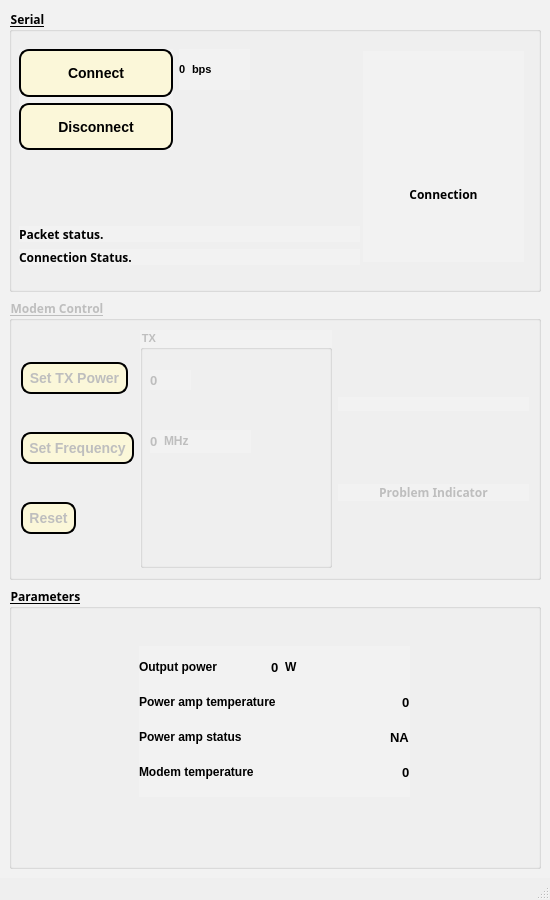
<?xml version="1.0" encoding="UTF-8"?>
<ui version="4.0">
 <class>MainWindow</class>
 <widget class="QMainWindow" name="MainWindow">
  <property name="geometry">
   <rect>
    <x>0</x>
    <y>0</y>
    <width>550</width>
    <height>900</height>
   </rect>
  </property>
  <property name="sizePolicy">
   <sizepolicy hsizetype="Preferred" vsizetype="Preferred">
    <horstretch>0</horstretch>
    <verstretch>0</verstretch>
   </sizepolicy>
  </property>
  <property name="minimumSize">
   <size>
    <width>550</width>
    <height>900</height>
   </size>
  </property>
  <property name="maximumSize">
   <size>
    <width>550</width>
    <height>900</height>
   </size>
  </property>
  <property name="font">
   <font>
    <family>Playfair Display ExtraBold</family>
    <pointsize>9</pointsize>
    <weight>75</weight>
    <bold>true</bold>
   </font>
  </property>
  <property name="windowTitle">
   <string>Pardanik Radio Configuration</string>
  </property>
  <property name="windowIcon">
   <iconset resource="../build-PardanikGUI-Desktop_Qt_5_12_12_MinGW_32_bit-Debug/debug/qmake_qmake_immediate.qrc">
    <normaloff>:/Resources/logo.ico</normaloff>:/Resources/logo.ico</iconset>
  </property>
  <widget class="QWidget" name="centralwidget">
   <property name="sizePolicy">
    <sizepolicy hsizetype="Preferred" vsizetype="Preferred">
     <horstretch>0</horstretch>
     <verstretch>0</verstretch>
    </sizepolicy>
   </property>
   <property name="styleSheet">
    <string notr="true">background-color: rgb(242, 242, 242);</string>
   </property>
   <layout class="QVBoxLayout" name="verticalLayout_4">
    <item>
     <widget class="QGroupBox" name="groupBox">
      <property name="sizePolicy">
       <sizepolicy hsizetype="Preferred" vsizetype="Preferred">
        <horstretch>0</horstretch>
        <verstretch>0</verstretch>
       </sizepolicy>
      </property>
      <property name="font">
       <font>
        <family>Playfair Display ExtraBold</family>
        <pointsize>9</pointsize>
        <weight>75</weight>
        <bold>true</bold>
        <underline>true</underline>
       </font>
      </property>
      <property name="styleSheet">
       <string notr="true"/>
      </property>
      <property name="title">
       <string>Serial</string>
      </property>
      <property name="alignment">
       <set>Qt::AlignLeading|Qt::AlignLeft|Qt::AlignVCenter</set>
      </property>
      <widget class="QGroupBox" name="groupBox_7">
       <property name="geometry">
        <rect>
         <x>540</x>
         <y>450</y>
         <width>371</width>
         <height>61</height>
        </rect>
       </property>
       <property name="font">
        <font>
         <family>MS Shell Dlg 2</family>
         <pointsize>8</pointsize>
         <weight>75</weight>
         <bold>true</bold>
        </font>
       </property>
       <property name="title">
        <string>Ethernet Status</string>
       </property>
      </widget>
      <widget class="QWidget" name="layoutWidget">
       <property name="geometry">
        <rect>
         <x>354</x>
         <y>42</y>
         <width>161</width>
         <height>211</height>
        </rect>
       </property>
       <layout class="QVBoxLayout" name="verticalLayout_2">
        <item>
         <widget class="QLabel" name="connLED">
          <property name="sizePolicy">
           <sizepolicy hsizetype="Minimum" vsizetype="Maximum">
            <horstretch>0</horstretch>
            <verstretch>0</verstretch>
           </sizepolicy>
          </property>
          <property name="font">
           <font>
            <family>MS Shell Dlg 2</family>
            <pointsize>8</pointsize>
            <weight>75</weight>
            <bold>true</bold>
           </font>
          </property>
          <property name="text">
           <string/>
          </property>
          <property name="pixmap">
           <pixmap resource="../build-PardanikGUI-Desktop_Qt_5_12_12_MinGW_32_bit-Debug/debug/qmake_qmake_immediate.qrc">:/Resources/red.png</pixmap>
          </property>
          <property name="alignment">
           <set>Qt::AlignCenter</set>
          </property>
         </widget>
        </item>
        <item>
         <widget class="QLabel" name="label_8">
          <property name="sizePolicy">
           <sizepolicy hsizetype="Preferred" vsizetype="Maximum">
            <horstretch>0</horstretch>
            <verstretch>0</verstretch>
           </sizepolicy>
          </property>
          <property name="font">
           <font>
            <family>Playfair Display ExtraBold</family>
            <pointsize>9</pointsize>
            <weight>75</weight>
            <bold>true</bold>
           </font>
          </property>
          <property name="text">
           <string>Connection</string>
          </property>
          <property name="alignment">
           <set>Qt::AlignCenter</set>
          </property>
         </widget>
        </item>
       </layout>
      </widget>
      <widget class="QLabel" name="procIndicator">
       <property name="geometry">
        <rect>
         <x>10</x>
         <y>217</y>
         <width>341</width>
         <height>16</height>
        </rect>
       </property>
       <property name="sizePolicy">
        <sizepolicy hsizetype="Preferred" vsizetype="Maximum">
         <horstretch>0</horstretch>
         <verstretch>0</verstretch>
        </sizepolicy>
       </property>
       <property name="font">
        <font>
         <family>Playfair Display ExtraBold</family>
         <pointsize>9</pointsize>
         <weight>75</weight>
         <bold>true</bold>
        </font>
       </property>
       <property name="text">
        <string>Packet status.</string>
       </property>
      </widget>
      <widget class="QLabel" name="indicator">
       <property name="geometry">
        <rect>
         <x>10</x>
         <y>240</y>
         <width>341</width>
         <height>16</height>
        </rect>
       </property>
       <property name="sizePolicy">
        <sizepolicy hsizetype="Preferred" vsizetype="Maximum">
         <horstretch>0</horstretch>
         <verstretch>0</verstretch>
        </sizepolicy>
       </property>
       <property name="font">
        <font>
         <family>Playfair Display ExtraBold</family>
         <pointsize>9</pointsize>
         <weight>75</weight>
         <bold>true</bold>
        </font>
       </property>
       <property name="text">
        <string>Connection Status.</string>
       </property>
      </widget>
      <widget class="QWidget" name="layoutWidget">
       <property name="geometry">
        <rect>
         <x>170</x>
         <y>40</y>
         <width>71</width>
         <height>41</height>
        </rect>
       </property>
       <layout class="QHBoxLayout" name="horizontalLayout_4">
        <item>
         <widget class="QLabel" name="baudDis">
          <property name="sizePolicy">
           <sizepolicy hsizetype="Maximum" vsizetype="Maximum">
            <horstretch>0</horstretch>
            <verstretch>0</verstretch>
           </sizepolicy>
          </property>
          <property name="font">
           <font>
            <family>MS Shell Dlg 2</family>
            <pointsize>8</pointsize>
            <weight>75</weight>
            <bold>true</bold>
           </font>
          </property>
          <property name="text">
           <string>0</string>
          </property>
         </widget>
        </item>
        <item>
         <widget class="QLabel" name="label_4">
          <property name="sizePolicy">
           <sizepolicy hsizetype="Minimum" vsizetype="Maximum">
            <horstretch>0</horstretch>
            <verstretch>0</verstretch>
           </sizepolicy>
          </property>
          <property name="font">
           <font>
            <family>MS Shell Dlg 2</family>
            <pointsize>8</pointsize>
            <weight>75</weight>
            <bold>true</bold>
           </font>
          </property>
          <property name="text">
           <string>bps</string>
          </property>
         </widget>
        </item>
       </layout>
      </widget>
      <widget class="QWidget" name="layoutWidget">
       <property name="geometry">
        <rect>
         <x>10</x>
         <y>40</y>
         <width>154</width>
         <height>101</height>
        </rect>
       </property>
       <layout class="QVBoxLayout" name="verticalLayout_3">
        <item>
         <widget class="QPushButton" name="connBut">
          <property name="sizePolicy">
           <sizepolicy hsizetype="Preferred" vsizetype="Preferred">
            <horstretch>0</horstretch>
            <verstretch>0</verstretch>
           </sizepolicy>
          </property>
          <property name="font">
           <font>
            <family>MS Shell Dlg 2</family>
            <pointsize>-1</pointsize>
            <weight>75</weight>
            <italic>false</italic>
            <bold>true</bold>
           </font>
          </property>
          <property name="cursor">
           <cursorShape>PointingHandCursor</cursorShape>
          </property>
          <property name="styleSheet">
           <string notr="true">    background-color: #fbf7d9;
    border-style: outset;
    border-width: 2px;
    border-radius: 10px;
    border-color: black;
    font: bold 14px;
    min-width: 8em;
	min-height: 1.75em;
    padding: 6px;</string>
          </property>
          <property name="text">
           <string>Connect</string>
          </property>
         </widget>
        </item>
        <item>
         <widget class="QPushButton" name="disconnButt">
          <property name="sizePolicy">
           <sizepolicy hsizetype="Preferred" vsizetype="Preferred">
            <horstretch>0</horstretch>
            <verstretch>0</verstretch>
           </sizepolicy>
          </property>
          <property name="font">
           <font>
            <family>MS Shell Dlg 2</family>
            <pointsize>-1</pointsize>
            <weight>75</weight>
            <italic>false</italic>
            <bold>true</bold>
           </font>
          </property>
          <property name="cursor">
           <cursorShape>PointingHandCursor</cursorShape>
          </property>
          <property name="styleSheet">
           <string notr="true">    background-color: #fbf7d9;
    border-style: outset;
    border-width: 2px;
    border-radius: 10px;
    border-color: black;
    font: bold 14px;
    min-width: 8em;
	min-height: 1.75em;
    padding: 6px;</string>
          </property>
          <property name="text">
           <string>Disconnect</string>
          </property>
         </widget>
        </item>
       </layout>
      </widget>
     </widget>
    </item>
    <item>
     <widget class="QGroupBox" name="configBox">
      <property name="enabled">
       <bool>false</bool>
      </property>
      <property name="font">
       <font>
        <family>Playfair Display ExtraBold</family>
        <pointsize>9</pointsize>
        <weight>75</weight>
        <bold>true</bold>
        <underline>true</underline>
       </font>
      </property>
      <property name="styleSheet">
       <string notr="true"/>
      </property>
      <property name="title">
       <string>Modem Control</string>
      </property>
      <layout class="QHBoxLayout" name="horizontalLayout">
       <item>
        <layout class="QVBoxLayout" name="verticalLayout_6">
         <item>
          <widget class="QPushButton" name="setTxModal">
           <property name="sizePolicy">
            <sizepolicy hsizetype="Maximum" vsizetype="Maximum">
             <horstretch>0</horstretch>
             <verstretch>0</verstretch>
            </sizepolicy>
           </property>
           <property name="font">
            <font>
             <family>MS Shell Dlg 2</family>
             <pointsize>-1</pointsize>
             <weight>75</weight>
             <italic>false</italic>
             <bold>true</bold>
            </font>
           </property>
           <property name="cursor">
            <cursorShape>PointingHandCursor</cursorShape>
           </property>
           <property name="styleSheet">
            <string notr="true">    background-color: #fbf7d9;
    border-style: outset;
    border-width: 2px;
    border-radius: 10px;
    border-color: black;
    font: bold 14px;
    min-width: 8em;
	min-height: 1.75em;
    padding: 6px;</string>
           </property>
           <property name="text">
            <string>Set TX Power</string>
           </property>
          </widget>
         </item>
         <item>
          <widget class="QPushButton" name="setHzModal">
           <property name="sizePolicy">
            <sizepolicy hsizetype="Maximum" vsizetype="Maximum">
             <horstretch>0</horstretch>
             <verstretch>0</verstretch>
            </sizepolicy>
           </property>
           <property name="font">
            <font>
             <family>MS Shell Dlg 2</family>
             <pointsize>-1</pointsize>
             <weight>75</weight>
             <italic>false</italic>
             <bold>true</bold>
            </font>
           </property>
           <property name="cursor">
            <cursorShape>PointingHandCursor</cursorShape>
           </property>
           <property name="styleSheet">
            <string notr="true">    background-color: #fbf7d9;
    border-style: outset;
    border-width: 2px;
    border-radius: 10px;
    border-color: black;
    font: bold 14px;
    min-width: 8em;
	min-height: 1.75em;
    padding: 6px;</string>
           </property>
           <property name="text">
            <string>Set Frequency</string>
           </property>
          </widget>
         </item>
         <item>
          <widget class="QPushButton" name="resetBut">
           <property name="sizePolicy">
            <sizepolicy hsizetype="Maximum" vsizetype="Maximum">
             <horstretch>0</horstretch>
             <verstretch>0</verstretch>
            </sizepolicy>
           </property>
           <property name="font">
            <font>
             <family>MS Shell Dlg 2</family>
             <pointsize>-1</pointsize>
             <weight>75</weight>
             <italic>false</italic>
             <bold>true</bold>
            </font>
           </property>
           <property name="cursor">
            <cursorShape>PointingHandCursor</cursorShape>
           </property>
           <property name="styleSheet">
            <string notr="true">    background-color: #fbf7d9;
    border-style: outset;
    border-width: 2px;
    border-radius: 10px;
    border-color: black;
    font: bold 14px;
    min-width: 8em;
	min-height: 1.75em;
    padding: 6px;</string>
           </property>
           <property name="text">
            <string>Reset</string>
           </property>
          </widget>
         </item>
        </layout>
       </item>
       <item>
        <widget class="QGroupBox" name="groupBox_3">
         <property name="font">
          <font>
           <family>MS Shell Dlg 2</family>
           <pointsize>8</pointsize>
           <weight>75</weight>
           <bold>true</bold>
          </font>
         </property>
         <property name="title">
          <string>TX</string>
         </property>
         <widget class="QLabel" name="txIndicator">
          <property name="geometry">
           <rect>
            <x>10</x>
            <y>40</y>
            <width>41</width>
            <height>20</height>
           </rect>
          </property>
          <property name="sizePolicy">
           <sizepolicy hsizetype="Preferred" vsizetype="Maximum">
            <horstretch>0</horstretch>
            <verstretch>0</verstretch>
           </sizepolicy>
          </property>
          <property name="font">
           <font>
            <family>MS Shell Dlg 2</family>
            <pointsize>10</pointsize>
            <weight>75</weight>
            <bold>true</bold>
           </font>
          </property>
          <property name="text">
           <string>0</string>
          </property>
         </widget>
         <widget class="QWidget" name="layoutWidget">
          <property name="geometry">
           <rect>
            <x>10</x>
            <y>100</y>
            <width>101</width>
            <height>23</height>
           </rect>
          </property>
          <layout class="QHBoxLayout" name="horizontalLayout_2">
           <item>
            <widget class="QLabel" name="hzIndicator">
             <property name="sizePolicy">
              <sizepolicy hsizetype="Maximum" vsizetype="Maximum">
               <horstretch>0</horstretch>
               <verstretch>0</verstretch>
              </sizepolicy>
             </property>
             <property name="font">
              <font>
               <family>MS Shell Dlg 2</family>
               <pointsize>10</pointsize>
               <weight>75</weight>
               <bold>true</bold>
              </font>
             </property>
             <property name="text">
              <string>0</string>
             </property>
            </widget>
           </item>
           <item>
            <widget class="QLabel" name="label_13">
             <property name="sizePolicy">
              <sizepolicy hsizetype="Preferred" vsizetype="Maximum">
               <horstretch>0</horstretch>
               <verstretch>0</verstretch>
              </sizepolicy>
             </property>
             <property name="font">
              <font>
               <family>MS Shell Dlg 2</family>
               <pointsize>9</pointsize>
               <weight>75</weight>
               <bold>true</bold>
              </font>
             </property>
             <property name="text">
              <string>MHz</string>
             </property>
            </widget>
           </item>
          </layout>
         </widget>
        </widget>
       </item>
       <item>
        <layout class="QVBoxLayout" name="verticalLayout_5">
         <item>
          <widget class="QLabel" name="syncLED">
           <property name="sizePolicy">
            <sizepolicy hsizetype="Minimum" vsizetype="Maximum">
             <horstretch>0</horstretch>
             <verstretch>0</verstretch>
            </sizepolicy>
           </property>
           <property name="text">
            <string/>
           </property>
           <property name="pixmap">
            <pixmap resource="../build-PardanikGUI-Desktop_Qt_5_12_12_MinGW_32_bit-Debug/debug/qmake_qmake_immediate.qrc">:/Resources/red.png</pixmap>
           </property>
           <property name="alignment">
            <set>Qt::AlignCenter</set>
           </property>
          </widget>
         </item>
         <item>
          <widget class="QLabel" name="label_7">
           <property name="sizePolicy">
            <sizepolicy hsizetype="Preferred" vsizetype="Maximum">
             <horstretch>0</horstretch>
             <verstretch>0</verstretch>
            </sizepolicy>
           </property>
           <property name="font">
            <font>
             <family>Playfair Display ExtraBold</family>
             <pointsize>9</pointsize>
             <weight>75</weight>
             <bold>true</bold>
            </font>
           </property>
           <property name="text">
            <string>Problem Indicator</string>
           </property>
           <property name="alignment">
            <set>Qt::AlignCenter</set>
           </property>
          </widget>
         </item>
        </layout>
       </item>
      </layout>
     </widget>
    </item>
    <item>
     <widget class="QGroupBox" name="groupBox_4">
      <property name="font">
       <font>
        <family>Playfair Display ExtraBold</family>
        <pointsize>9</pointsize>
        <weight>75</weight>
        <bold>true</bold>
        <underline>true</underline>
       </font>
      </property>
      <property name="styleSheet">
       <string notr="true"/>
      </property>
      <property name="title">
       <string>Parameters</string>
      </property>
      <widget class="QWidget" name="">
       <property name="geometry">
        <rect>
         <x>130</x>
         <y>60</y>
         <width>271</width>
         <height>151</height>
        </rect>
       </property>
       <layout class="QVBoxLayout" name="verticalLayout">
        <item>
         <layout class="QHBoxLayout" name="horizontalLayout_5">
          <item>
           <widget class="QLabel" name="label_14">
            <property name="sizePolicy">
             <sizepolicy hsizetype="Preferred" vsizetype="Maximum">
              <horstretch>0</horstretch>
              <verstretch>0</verstretch>
             </sizepolicy>
            </property>
            <property name="font">
             <font>
              <family>MS Shell Dlg 2</family>
              <pointsize>9</pointsize>
              <weight>75</weight>
              <bold>true</bold>
             </font>
            </property>
            <property name="text">
             <string>Output power</string>
            </property>
           </widget>
          </item>
          <item>
           <widget class="QLabel" name="outputPowerIndicator">
            <property name="sizePolicy">
             <sizepolicy hsizetype="Maximum" vsizetype="Maximum">
              <horstretch>0</horstretch>
              <verstretch>0</verstretch>
             </sizepolicy>
            </property>
            <property name="font">
             <font>
              <family>MS Shell Dlg 2</family>
              <pointsize>10</pointsize>
              <weight>75</weight>
              <bold>true</bold>
             </font>
            </property>
            <property name="text">
             <string>0</string>
            </property>
           </widget>
          </item>
          <item>
           <widget class="QLabel" name="label_16">
            <property name="sizePolicy">
             <sizepolicy hsizetype="Preferred" vsizetype="Maximum">
              <horstretch>0</horstretch>
              <verstretch>0</verstretch>
             </sizepolicy>
            </property>
            <property name="font">
             <font>
              <family>MS Shell Dlg 2</family>
              <pointsize>9</pointsize>
              <weight>75</weight>
              <bold>true</bold>
             </font>
            </property>
            <property name="text">
             <string>W</string>
            </property>
           </widget>
          </item>
         </layout>
        </item>
        <item>
         <layout class="QHBoxLayout" name="horizontalLayout_7">
          <item>
           <widget class="QLabel" name="label_17">
            <property name="sizePolicy">
             <sizepolicy hsizetype="Preferred" vsizetype="Maximum">
              <horstretch>0</horstretch>
              <verstretch>0</verstretch>
             </sizepolicy>
            </property>
            <property name="font">
             <font>
              <family>MS Shell Dlg 2</family>
              <pointsize>9</pointsize>
              <weight>75</weight>
              <bold>true</bold>
             </font>
            </property>
            <property name="text">
             <string>Power amp temperature</string>
            </property>
           </widget>
          </item>
          <item>
           <widget class="QLabel" name="powerAmpTempIndicator">
            <property name="sizePolicy">
             <sizepolicy hsizetype="Maximum" vsizetype="Maximum">
              <horstretch>0</horstretch>
              <verstretch>0</verstretch>
             </sizepolicy>
            </property>
            <property name="font">
             <font>
              <family>MS Shell Dlg 2</family>
              <pointsize>10</pointsize>
              <weight>75</weight>
              <bold>true</bold>
             </font>
            </property>
            <property name="text">
             <string>0</string>
            </property>
           </widget>
          </item>
         </layout>
        </item>
        <item>
         <layout class="QHBoxLayout" name="horizontalLayout_10">
          <item>
           <widget class="QLabel" name="label_20">
            <property name="sizePolicy">
             <sizepolicy hsizetype="Preferred" vsizetype="Maximum">
              <horstretch>0</horstretch>
              <verstretch>0</verstretch>
             </sizepolicy>
            </property>
            <property name="font">
             <font>
              <family>MS Shell Dlg 2</family>
              <pointsize>9</pointsize>
              <weight>75</weight>
              <bold>true</bold>
             </font>
            </property>
            <property name="text">
             <string>Power amp status</string>
            </property>
           </widget>
          </item>
          <item>
           <widget class="QLabel" name="powerAmpStatusIndicator">
            <property name="sizePolicy">
             <sizepolicy hsizetype="Maximum" vsizetype="Maximum">
              <horstretch>0</horstretch>
              <verstretch>0</verstretch>
             </sizepolicy>
            </property>
            <property name="font">
             <font>
              <family>MS Shell Dlg 2</family>
              <pointsize>10</pointsize>
              <weight>75</weight>
              <bold>true</bold>
             </font>
            </property>
            <property name="text">
             <string>NA</string>
            </property>
           </widget>
          </item>
         </layout>
        </item>
        <item>
         <layout class="QHBoxLayout" name="horizontalLayout_6">
          <item>
           <widget class="QLabel" name="label_15">
            <property name="sizePolicy">
             <sizepolicy hsizetype="Preferred" vsizetype="Maximum">
              <horstretch>0</horstretch>
              <verstretch>0</verstretch>
             </sizepolicy>
            </property>
            <property name="font">
             <font>
              <family>MS Shell Dlg 2</family>
              <pointsize>9</pointsize>
              <weight>75</weight>
              <bold>true</bold>
             </font>
            </property>
            <property name="text">
             <string>Modem temperature</string>
            </property>
           </widget>
          </item>
          <item>
           <widget class="QLabel" name="modemTempIndicator">
            <property name="sizePolicy">
             <sizepolicy hsizetype="Maximum" vsizetype="Maximum">
              <horstretch>0</horstretch>
              <verstretch>0</verstretch>
             </sizepolicy>
            </property>
            <property name="font">
             <font>
              <family>MS Shell Dlg 2</family>
              <pointsize>10</pointsize>
              <weight>75</weight>
              <bold>true</bold>
             </font>
            </property>
            <property name="text">
             <string>0</string>
            </property>
           </widget>
          </item>
         </layout>
        </item>
       </layout>
      </widget>
     </widget>
    </item>
   </layout>
  </widget>
  <widget class="QMenuBar" name="menubar">
   <property name="geometry">
    <rect>
     <x>0</x>
     <y>0</y>
     <width>550</width>
     <height>26</height>
    </rect>
   </property>
  </widget>
  <widget class="QStatusBar" name="statusbar"/>
 </widget>
 <resources>
  <include location="../build-PardanikGUI-Desktop_Qt_5_12_12_MinGW_32_bit-Debug/debug/qmake_qmake_immediate.qrc"/>
 </resources>
 <connections/>
</ui>
